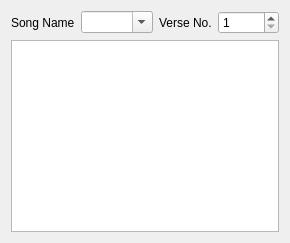
<?xml version="1.0" encoding="UTF-8"?>
<ui version="4.0">
 <class>SongVerseEntryWdgt</class>
 <widget class="QWidget" name="SongVerseEntryWdgt">
  <property name="windowTitle">
   <string>Song Verse Entry Widget</string>
  </property>
  <layout class="QVBoxLayout" name="VLVerseEntryWdgt">
   <item>
    <layout class="QHBoxLayout" name="HLAttributes">
     <item>
      <widget class="QLabel" name="LSongName">
       <property name="text">
        <string>Song Name</string>
       </property>
      </widget>
     </item>
     <item>
      <widget class="QComboBox" name="CBSongName">
       <property name="editable">
        <bool>true</bool>
       </property>
      </widget>
     </item>
     <item>
      <widget class="QLabel" name="LSongVerseNo">
       <property name="text">
        <string>Verse No.</string>
       </property>
      </widget>
     </item>
     <item>
      <widget class="QSpinBox" name="SBSongVerseNo">
       <property name="minimum">
        <number>1</number>
       </property>
       <property name="maximum">
        <number>32768</number>
       </property>
      </widget>
     </item>
    </layout>
   </item>
   <item>
    <widget class="QPlainTextEdit" name="PTEVerseText"/>
   </item>
  </layout>
 </widget>
 <resources/>
 <connections/>
</ui>
